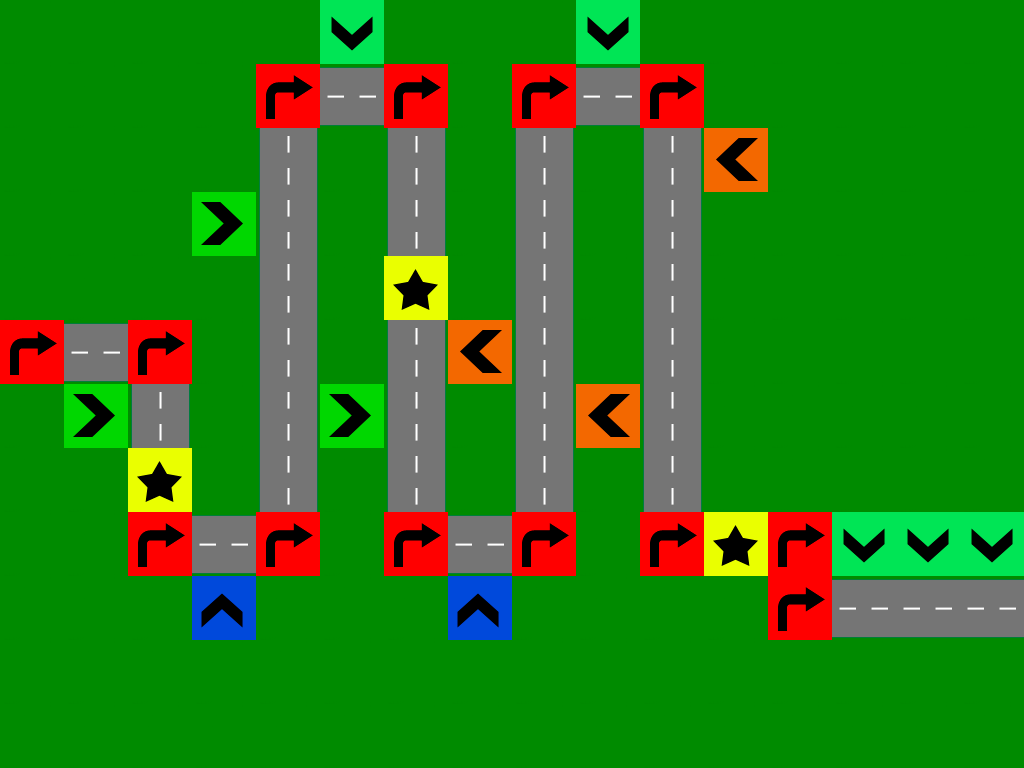

The image is a tile-based game level rendered from a .tmx file. Its description and source (layers, tilesets, objects; grid data summarised) follow:
An orthogonal 16x12 tile map with 64x64 px tiles, 5 tile layers (backGround, road, turns, stars, ...), 2 tilesets and 3 objects (spawnPoint, finish, timer).

<map version="1.0" orientation="orthogonal" width="16" height="12" tilewidth="64" tileheight="64">
 <tileset firstgid="1" name="roads" tilewidth="64" tileheight="64">
  <image source="road_tiles.png" width="320" height="128" />
  <tile id="2">
   <properties>
    <property name="isRoad" value="1" />
   </properties>
  </tile>
  <tile id="5">
   <properties>
    <property name="right" value="" />
   </properties>
  </tile>
  <tile id="9">
   <properties>
    <property name="spawnPoint" value="" />
   </properties>
  </tile>
 </tileset>
 <tileset firstgid="11" name="meta" tilewidth="64" tileheight="64">
  <image source="meta.png" width="192" height="128" />
  <tile id="0">
   <properties>
    <property name="isTurn" value="true" />
   </properties>
  </tile>
  <tile id="1">
   <properties>
    <property name="type" value="hl" />
   </properties>
  </tile>
  <tile id="2">
   <properties>
    <property name="type" value="hr" />
   </properties>
  </tile>
  <tile id="3">
   <properties>
    <property name="isStar" value="true" />
   </properties>
  </tile>
  <tile id="4">
   <properties>
    <property name="type" value="vb" />
   </properties>
  </tile>
  <tile id="5">
   <properties>
    <property name="type" value="vt" />
   </properties>
  </tile>
 </tileset>
 <layer name="backGround" width="16" height="12">
  <data>[192 cells, 192 non-empty, 1 distinct tile ids]</data>
 </layer>
 <layer name="road" width="16" height="12">
  <data>[192 cells, 48 non-empty, 6 distinct tile ids]</data>
 </layer>
 <objectgroup name="objects" width="16" height="12">
  <object name="spawnPoint" x="28" y="351">
   <properties>
    <property name="direction" value="right" />
   </properties>
  </object>
  <object name="finish" x="978" y="594" width="34" height="34" />
  <object name="timer" x="55" y="67">
   <properties>
    <property name="time" value="240" />
   </properties>
  </object>
 </objectgroup>
 <layer name="turns" width="16" height="12">
  <data>[192 cells, 13 non-empty, 1 distinct tile ids]</data>
 </layer>
 <layer name="stars" width="16" height="12">
  <data>[192 cells, 3 non-empty, 1 distinct tile ids]</data>
 </layer>
 <layer name="crosses" width="16" height="12">
  <data>[192 cells, 13 non-empty, 4 distinct tile ids]</data>
 </layer>
</map>
